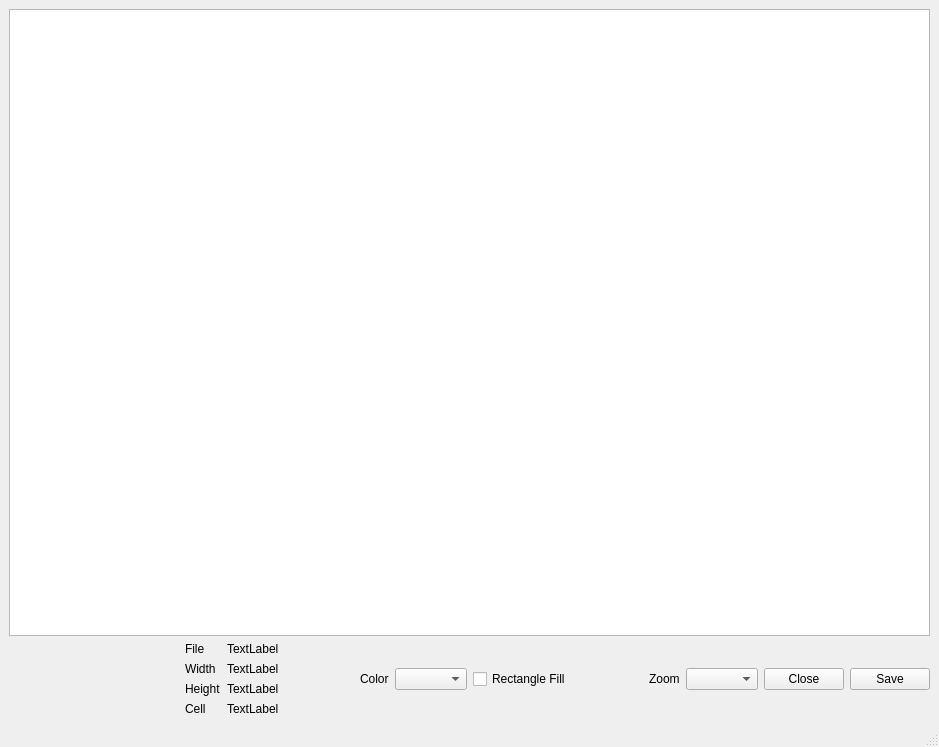
<?xml version="1.0" encoding="UTF-8"?>
<ui version="4.0">
 <class>MapEditor</class>
 <widget class="QMainWindow" name="MapEditor">
  <property name="geometry">
   <rect>
    <x>0</x>
    <y>0</y>
    <width>939</width>
    <height>747</height>
   </rect>
  </property>
  <property name="sizePolicy">
   <sizepolicy hsizetype="Fixed" vsizetype="Preferred">
    <horstretch>0</horstretch>
    <verstretch>0</verstretch>
   </sizepolicy>
  </property>
  <property name="windowTitle">
   <string>MainWindow</string>
  </property>
  <widget class="QWidget" name="centralwidget">
   <layout class="QVBoxLayout" name="verticalLayout">
    <item>
     <widget class="QGraphicsView" name="graphicsView"/>
    </item>
    <item>
     <layout class="QHBoxLayout" name="horizontalLayout">
      <item>
       <widget class="QLabel" name="label_2">
        <property name="sizePolicy">
         <sizepolicy hsizetype="Fixed" vsizetype="Fixed">
          <horstretch>0</horstretch>
          <verstretch>0</verstretch>
         </sizepolicy>
        </property>
        <property name="maximumSize">
         <size>
          <width>200</width>
          <height>200</height>
         </size>
        </property>
        <property name="baseSize">
         <size>
          <width>100</width>
          <height>100</height>
         </size>
        </property>
        <property name="frameShape">
         <enum>QFrame::NoFrame</enum>
        </property>
        <property name="text">
         <string/>
        </property>
        <property name="pixmap">
         <pixmap>map.pgm</pixmap>
        </property>
        <property name="scaledContents">
         <bool>true</bool>
        </property>
       </widget>
      </item>
      <item>
       <layout class="QFormLayout" name="formLayout">
        <property name="fieldGrowthPolicy">
         <enum>QFormLayout::ExpandingFieldsGrow</enum>
        </property>
        <item row="0" column="0">
         <widget class="QLabel" name="label_3">
          <property name="text">
           <string>File</string>
          </property>
         </widget>
        </item>
        <item row="1" column="0">
         <widget class="QLabel" name="label_4">
          <property name="text">
           <string>Width</string>
          </property>
         </widget>
        </item>
        <item row="2" column="0">
         <widget class="QLabel" name="label_5">
          <property name="text">
           <string>Height</string>
          </property>
         </widget>
        </item>
        <item row="0" column="1">
         <widget class="QLabel" name="label_6">
          <property name="sizePolicy">
           <sizepolicy hsizetype="Fixed" vsizetype="Fixed">
            <horstretch>0</horstretch>
            <verstretch>0</verstretch>
           </sizepolicy>
          </property>
          <property name="text">
           <string>TextLabel</string>
          </property>
         </widget>
        </item>
        <item row="1" column="1">
         <widget class="QLabel" name="label_7">
          <property name="sizePolicy">
           <sizepolicy hsizetype="Fixed" vsizetype="Fixed">
            <horstretch>0</horstretch>
            <verstretch>0</verstretch>
           </sizepolicy>
          </property>
          <property name="text">
           <string>TextLabel</string>
          </property>
         </widget>
        </item>
        <item row="2" column="1">
         <widget class="QLabel" name="label_8">
          <property name="sizePolicy">
           <sizepolicy hsizetype="Fixed" vsizetype="Fixed">
            <horstretch>0</horstretch>
            <verstretch>0</verstretch>
           </sizepolicy>
          </property>
          <property name="text">
           <string>TextLabel</string>
          </property>
         </widget>
        </item>
        <item row="3" column="0">
         <widget class="QLabel" name="label_9">
          <property name="text">
           <string>Cell</string>
          </property>
         </widget>
        </item>
        <item row="3" column="1">
         <widget class="QLabel" name="label_10">
          <property name="text">
           <string>TextLabel</string>
          </property>
         </widget>
        </item>
       </layout>
      </item>
      <item>
       <widget class="QLabel" name="label_11">
        <property name="sizePolicy">
         <sizepolicy hsizetype="Fixed" vsizetype="Fixed">
          <horstretch>0</horstretch>
          <verstretch>0</verstretch>
         </sizepolicy>
        </property>
        <property name="text">
         <string>Color</string>
        </property>
       </widget>
      </item>
      <item>
       <widget class="QComboBox" name="colorBox">
        <property name="sizePolicy">
         <sizepolicy hsizetype="Fixed" vsizetype="Fixed">
          <horstretch>0</horstretch>
          <verstretch>0</verstretch>
         </sizepolicy>
        </property>
       </widget>
      </item>
      <item>
       <widget class="QCheckBox" name="rectSelectCheckBox">
        <property name="text">
         <string>Rectangle Fill</string>
        </property>
       </widget>
      </item>
      <item>
       <widget class="QLabel" name="label">
        <property name="sizePolicy">
         <sizepolicy hsizetype="Fixed" vsizetype="Preferred">
          <horstretch>0</horstretch>
          <verstretch>0</verstretch>
         </sizepolicy>
        </property>
        <property name="text">
         <string>Zoom</string>
        </property>
       </widget>
      </item>
      <item>
       <widget class="QComboBox" name="zoomBox">
        <property name="sizePolicy">
         <sizepolicy hsizetype="Fixed" vsizetype="Fixed">
          <horstretch>0</horstretch>
          <verstretch>0</verstretch>
         </sizepolicy>
        </property>
       </widget>
      </item>
      <item>
       <widget class="QPushButton" name="closeButton">
        <property name="sizePolicy">
         <sizepolicy hsizetype="Fixed" vsizetype="Fixed">
          <horstretch>0</horstretch>
          <verstretch>0</verstretch>
         </sizepolicy>
        </property>
        <property name="text">
         <string>Close</string>
        </property>
       </widget>
      </item>
      <item>
       <widget class="QPushButton" name="saveButton">
        <property name="sizePolicy">
         <sizepolicy hsizetype="Fixed" vsizetype="Fixed">
          <horstretch>0</horstretch>
          <verstretch>0</verstretch>
         </sizepolicy>
        </property>
        <property name="text">
         <string>Save</string>
        </property>
       </widget>
      </item>
     </layout>
    </item>
   </layout>
  </widget>
  <widget class="QMenuBar" name="menubar">
   <property name="geometry">
    <rect>
     <x>0</x>
     <y>0</y>
     <width>939</width>
     <height>21</height>
    </rect>
   </property>
  </widget>
  <widget class="QStatusBar" name="statusbar"/>
 </widget>
 <resources/>
 <connections/>
</ui>
